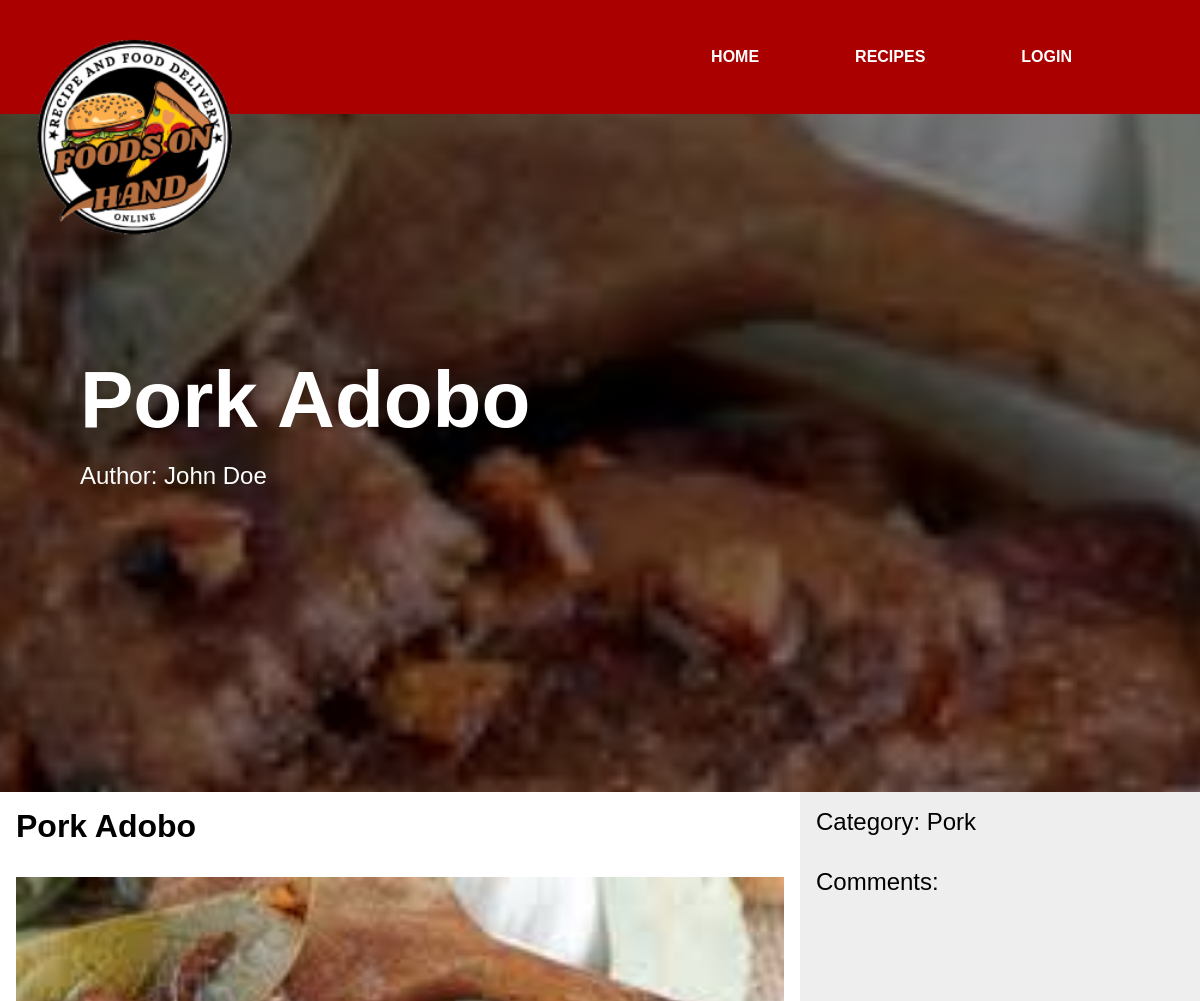
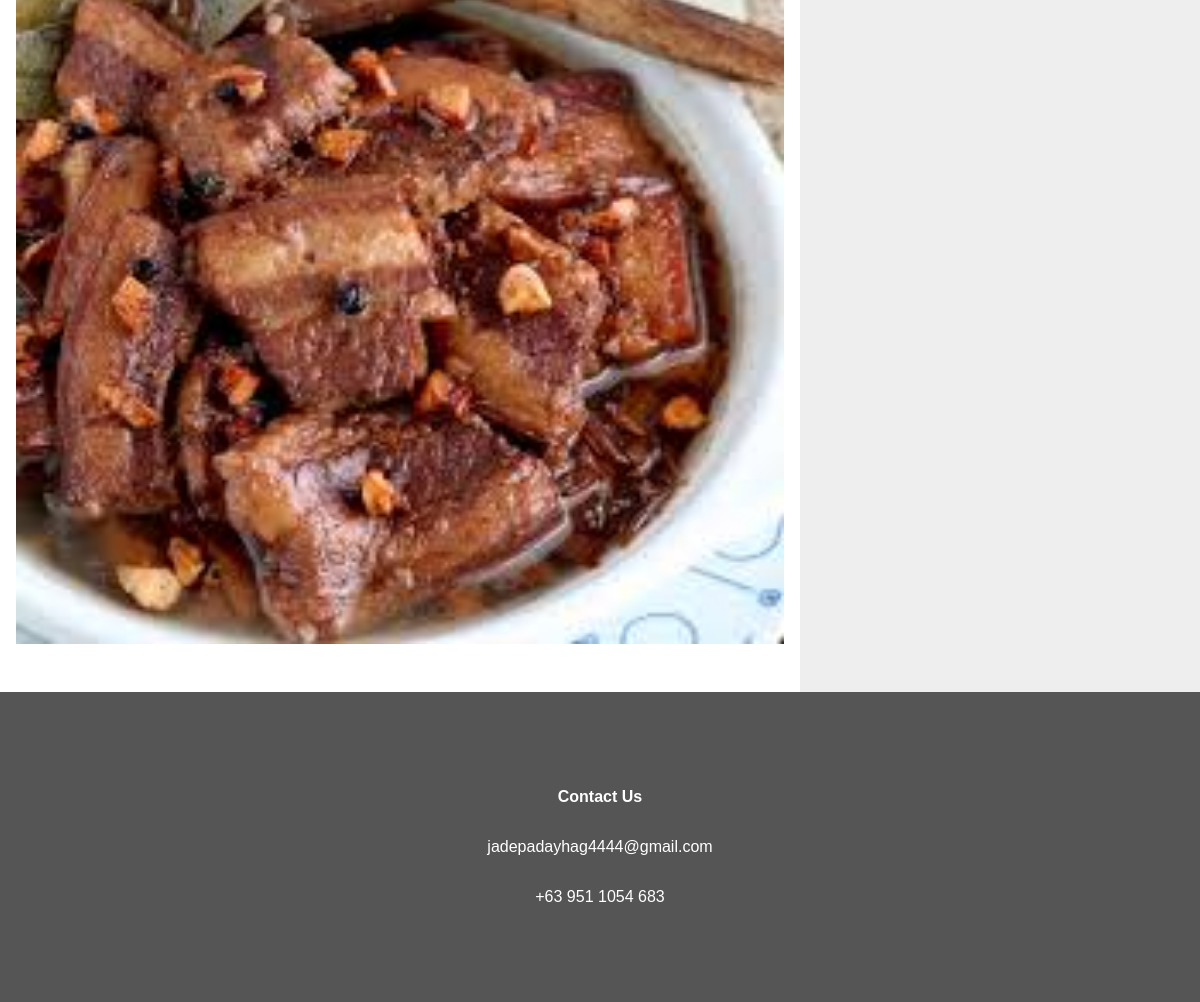
Page /recipe/?id=2 on the committed database (2 pictures, top to bottom).
### tables this page shows
CREATE TABLE "recipes" (`id` INTEGER PRIMARY KEY AUTOINCREMENT, `user_id` INTEGER REFERENCES `users`(`id`), `title` TEXT, `content` TEXT, `category` TEXT, `image` TEXT, `time` INTEGER DEFAULT (unixepoch()));

### recipe/index.php (the view, shortened to what this page needs)
<?php
require_once "common.php";
$db = new SQLite3("database.db");
$recipeId = $_GET["id"];
$query = <<<SQL
    SELECT * FROM `recipes` WHERE id = :id
SQL;
$stmt = $db->prepare($query);
$stmt->bindValue(":id", $recipeId);
$recipe = $stmt->execute()->fetchArray(SQLITE3_ASSOC);
$categoryMap = [
    "pork" => "Pork",
    "chicken" => "Chicken",
    "beef" => "Beef",
    "fish" => "Fish",
    "vegetable" => "Vegetable",
    "seafood" => "Seafood"
];
$query = <<<SQL
    SELECT * FROM `users` WHERE `id` = :id
SQL;
$stmt = $db->prepare($query);
$stmt->bindValue(":id", $recipe["user_id"]);
$author = $stmt->execute()->fetchArray(SQLITE3_ASSOC);
?>
<html>
    <head>
        <link rel="stylesheet" href="style.css">
    </head>
    <body>
        <?= renderHeader($recipe["title"], "Author: " . $author["firstname"] . " " . $author["lastname"]) ?>
        <div style="
            display: grid;
            grid-template-columns: minmax(0, 2fr) 1fr;"
            id="panelPosts">
            <div>
                <div style="
                    padding: 1rem;
                    font-size: 2rem;
                    font-weight: bold;">
                    <?= htmlentities($recipe["title"]) ?>
                </div>
                <div style="
                    padding: 1rem;">
                    <img style="
                        width: 100%;"
                        src="<?= "uploads/" . htmlentities($recipe["image"]) ?>">
                </div>
                <div style="
                    padding: 1rem;"
                    id="panelContent">
                </div>
            </div>
            <div style="
                background-color: #eee;">
                <div style="
                    padding: 1rem;
                    font-size: 1.5rem;">
                    Category: <?= $categoryMap[$recipe["category"]] ?>
                </div>
                <div style="
                    padding: 1rem;
                    font-size: 1.5rem;">
                    Comments:
                </div>
            </div>
        </div>
        <?= renderFooter() ?>
    </body>
</html>

### style.css (style rules this page uses)
body { margin: 0rem; padding: 0rem; font-size: 1rem; font-family: Arial, Helvetica, sans-serif; }

### rows in the picture
recipes: title "Pork Adobo", image (picture), category "Pork"

### other values in the picture
str_replace("\n", "<br>", $title) "Pork Adobo"
str_replace("\n", "<br>", $description) "Author: John Doe"
